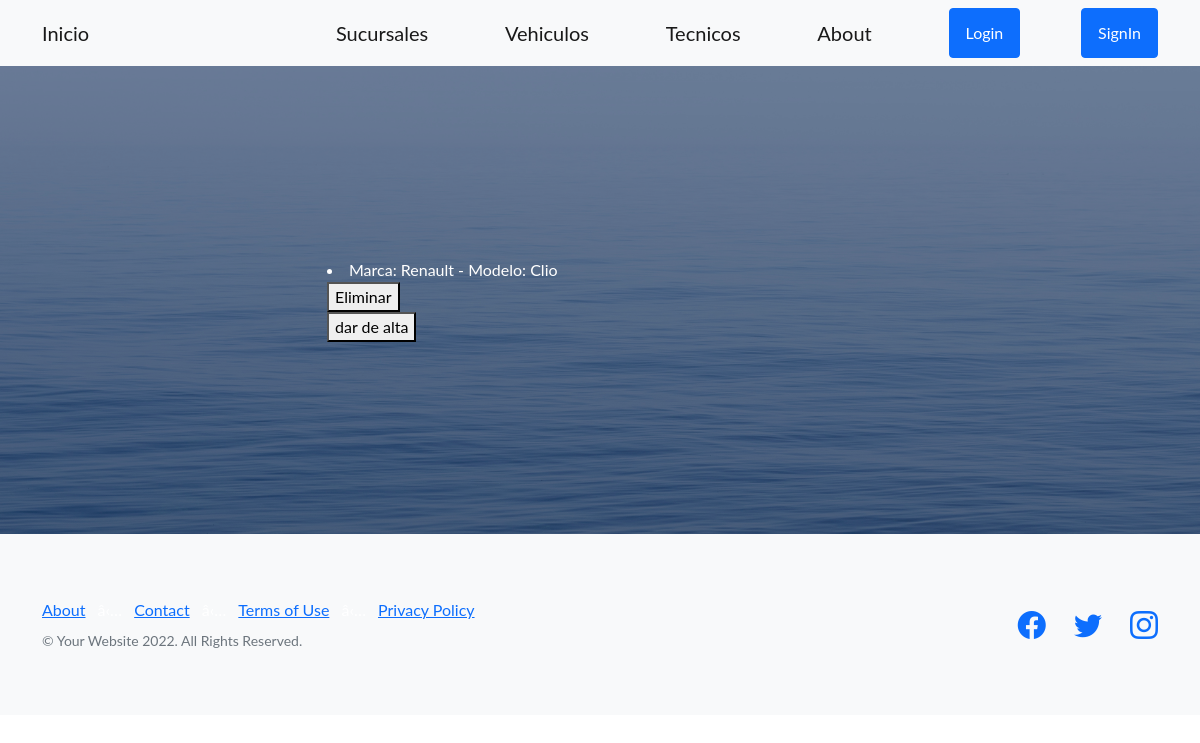
Page /readveh/ on the earlier database version.
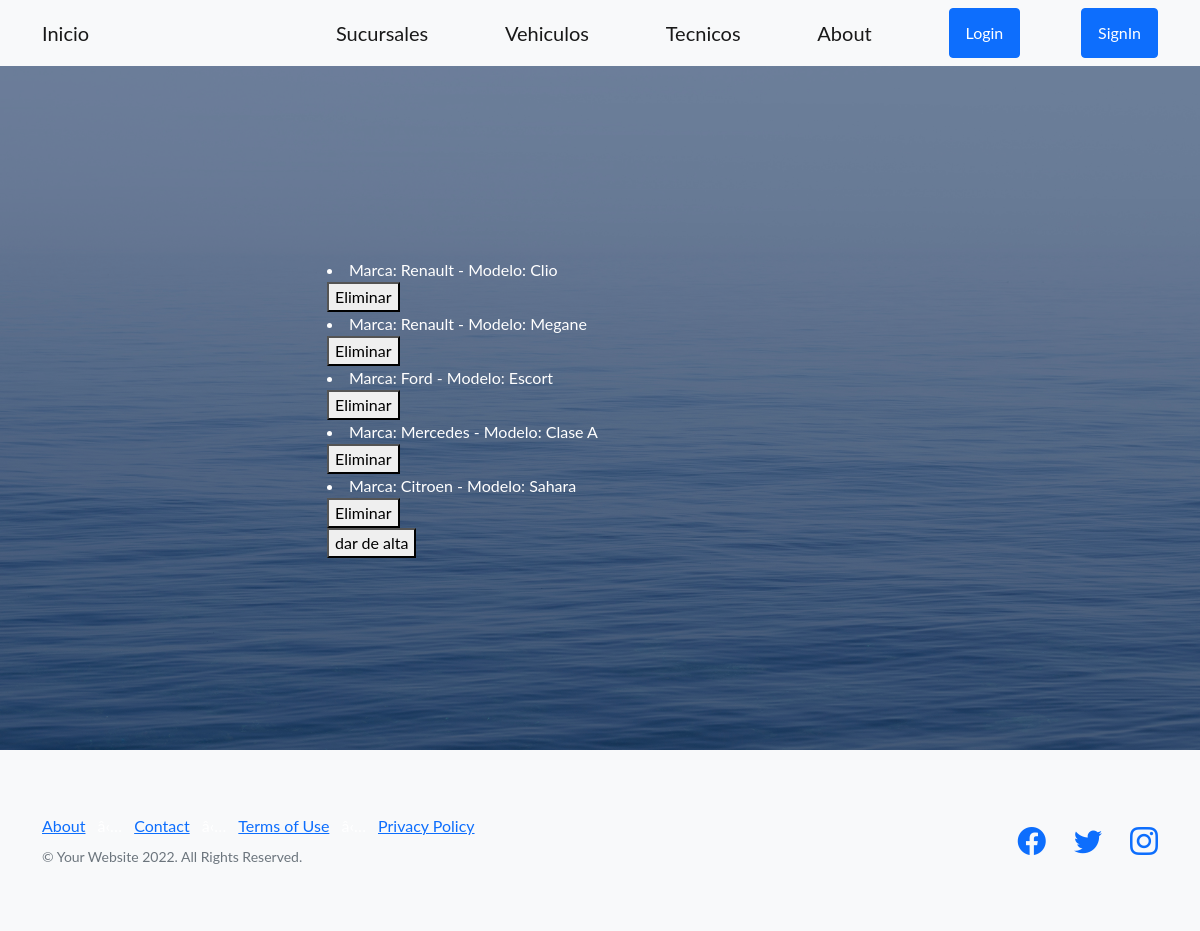
Same page on the later database version.
### app_final/models.py (models this page shows)
class Vehiculo(models.Model):
    marca = models.CharField(max_length=40)
    modelo = models.CharField(max_length=40)
    def __str__(self):
        return f'Marca: {self.marca} - Modelo: {self.modelo}'

### app_final/views.py (the view)
# urls.py: path('readveh/', ReadVehiculos, name='readveh'),
def ReadVehiculos(request):
    vehiculos = Vehiculo.objects.all()
    contexto = {'Vehiculos': vehiculos}
    return render(request, 'ReadVehiculos.html', contexto)

### Final/Templates/ReadVehiculos.html
{% extends 'padre.html' %}
{% block bloqueLibre1 %}
<body style="color: rgb(255, 255, 255)">
    {% for v in Vehiculos %}
        <li>{{v}}</li>
        <div>
            <form action="{% url 'delveh' v.modelo %}"  method="POST"> {% csrf_token %}
                <button type="submit">Eliminar</button>
            </form>
        </div>
    {% endfor %}
    <form action="{% url 'formvehi'%}">
        <button type="submit">dar de alta</button>
    </form>
        </div>
</body>
{% endblock bloqueLibre1 %}

### Final/Templates/padre.html (shortened to what this page needs)
<!DOCTYPE html>
<html lang="en">
    <head>
        {% load static %}
        <link href="https://cdn.jsdelivr.net/npm/bootstrap-icons@1.5.0/font/bootstrap-icons.css" rel="stylesheet" type="text/css" />
        <link href="{% static 'css/styles.css' %}" rel="stylesheet" />
    </head>
    <body>
        <nav class="navbar navbar-light bg-light static-top">
        <div class="container">
            <div style="margin-right:170px; padding-left: -150px !important;">
                <a class="navbar-brand" href="{% url 'home' %}">Inicio</a>
            </div>
            <a class="navbar-brand" href="{% url 'sucursales' %}">Sucursales</a>
            <a class="navbar-brand" href="{% url 'vehiculos' %}">Vehiculos</a>
            <a class="navbar-brand" href="{% url 'tecnicos' %}">Tecnicos</a>
            <a class="navbar-brand" href="{% url 'about' %}">About</a>
            {% if user.is_authenticated %}
                <a style="color: Black;">Bienvenido {{user.username}}</a>
                <a class="btn btn-primary" href="{% url 'logout' %}">Logout</a>
            {% else %}
                <a class="btn btn-primary" href="{% url 'login' %}">Login</a>
                <a class="btn btn-primary" href="{% url 'register' %}">SignIn</a>
            {% endif %}
            </div>
        </nav>
        <header class="masthead">
            <div class="container position-relative">
                <div class="row justify-content-center">
                    <div class="col-xl-6">
                        {% block bloqueLibre1 %}
                        {% endblock bloqueLibre1 %}
        <footer class="footer bg-light">
            <div class="container">
                <div class="row">
                    <div class="col-lg-6 h-100 text-center text-lg-start my-auto">
                        <ul class="list-inline mb-2">
                            <li class="list-inline-item"><a href="#!">About</a></li>
                            <li class="list-inline-item">â‹…</li>
                            <li class="list-inline-item"><a href="#!">Contact</a></li>
                            <li class="list-inline-item">â‹…</li>
                            <li class="list-inline-item"><a href="#!">Terms of Use</a></li>
                            <li class="list-inline-item">â‹…</li>
                            <li class="list-inline-item"><a href="#!">Privacy Policy</a></li>
                        </ul>
                        <p class="text-muted small mb-4 mb-lg-0">&copy; Your Website 2022. All Rights Reserved.</p>
                    </div>
                    <div class="col-lg-6 h-100 text-center text-lg-end my-auto">
                        <ul class="list-inline mb-0">
                            <li class="list-inline-item me-4">
                                <a href="#!"><i class="bi-facebook fs-3"></i></a>
                            </li>
                            <li class="list-inline-item me-4">
                                <a href="#!"><i class="bi-twitter fs-3"></i></a>
                            </li>
                            <li class="list-inline-item">
                                <a href="#!"><i class="bi-instagram fs-3"></i></a>
                            </li>
                        </ul>
                    </div>
                </div>
            </div>
        </footer>
    </body>
</html>

Differences in the rows shown:
added Vehiculo: marca+modelo "Marca: Renault - Modelo: Megane"
added Vehiculo: marca+modelo "Marca: Ford - Modelo: Escort"
added Vehiculo: marca+modelo "Marca: Mercedes - Modelo: Clase A"
added Vehiculo: marca+modelo "Marca: Citroen - Modelo: Sahara"
